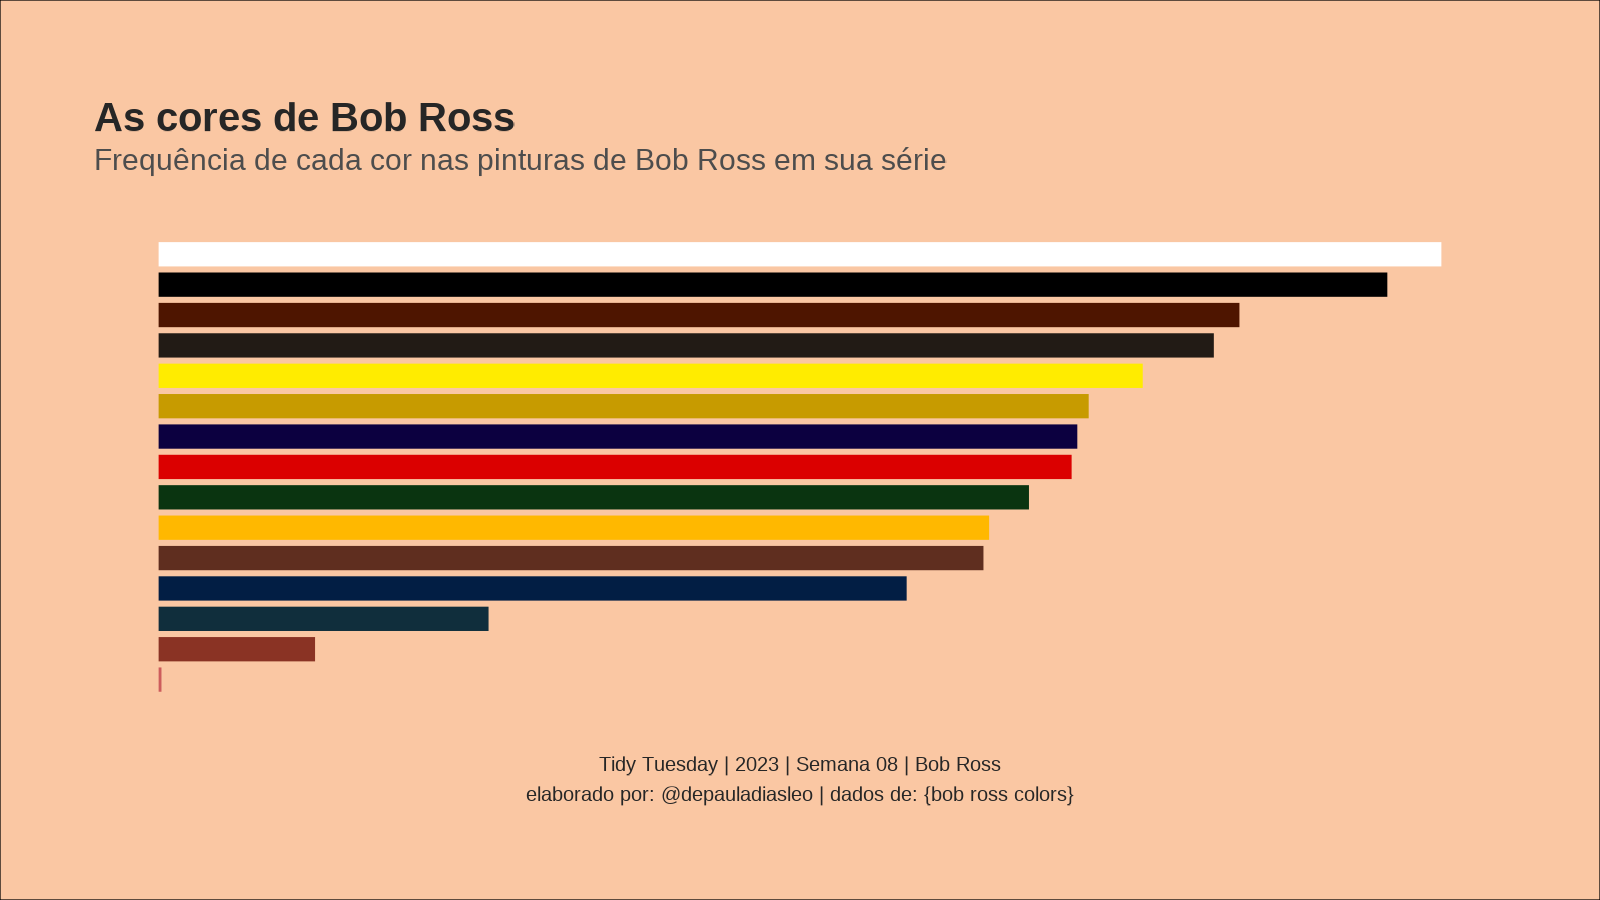

This figure's R source:
# Título: Tidy Tuesday | 2023 | Week 08 | Bob Ross
# Script por: @depauladiasleo
# Última atualização: fevereiro de 2023


# Descrição:


# Preparação -------------------------------------------------------------------



## Bibliotecas -----------------------------------------------------------------


library(showtext)
library(tidytuesdayR)
library(tidyverse)


# Importação de dados ----------------------------------------------------------


tuesdata <- tidytuesdayR::tt_load(2023, 8)


bob_ross_df <- tuesdata$bob_ross


# Faxina de dados --------------------------------------------------------------


hex_df <- bob_ross_df  |>   
  mutate(color_hex = gsub("\\[|\\]|\\'", "", color_hex)) |> 
  separate_rows(color_hex, sep = ",") |> 
  mutate(color_hex = gsub("[[:space:]]", "", color_hex)) |> 
  group_by(color_hex) |> 
  summarize(n_hex = n())


# Visualização -----------------------------------------------------------------


## Texto -----------------------------------------------------------------------


títulos <- list(título = "As cores de Bob Ross",
                subtítulo = "Frequência de cada cor nas pinturas de Bob Ross em sua série",
                legenda = "Tidy Tuesday | 2023 | Semana 08 | Bob Ross\nelaborado por: @depauladiasleo | dados de: {bob ross colors}")



## Paleta de cores -------------------------------------------------------------


bg_col <- "#FAC7A3"


title_col <- "gray15"


txt_col <- "gray30"


## Fontes ----------------------------------------------------------------------


font <- "montserrat"
font_add_google(font)


showtext_opts(dpi = 120)
showtext_auto()


theme_set(theme_void(base_family = font))


## Gráfico ---------------------------------------------------------------------


hex_df |> 
  ggplot() +
  geom_col(aes(y = fct_reorder(color_hex, n_hex), 
               x = n_hex,
               fill = color_hex), 
           width = 0.8) +
  scale_fill_identity() +
  theme_void() +
  theme(plot.background = element_rect(fill = bg_col),
        plot.title = element_text(color = title_col,
                                  size = 24,
                                  face = "bold"),
        plot.subtitle = element_text(color = txt_col,
                                     size = 18,
                                     margin = margin(6, 0, 36, 0, "pt")),
        plot.title.position = "plot",
        plot.caption = element_text(color = title_col,
                                    size = 12,
                                    hjust = 0.5,
                                    margin = margin(36, 0, 0, 0, "pt"),
                                    lineheight = 1.25),
        plot.caption.position = "plot",
        plot.margin = margin(2, 2, 2, 2, "cm")) +
  labs(title = títulos$título,
       subtitle = títulos$subtítulo,
       caption = títulos$legenda)


# Exportação -------------------------------------------------------------------


ggsave("W08_BobRoss.png",
      unit = "px",
      width = 1600,
      height = 900,
      dpi = 120)
